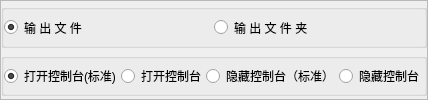
           <widget class="QFrame" name="frame_rb">
            <property name="sizePolicy">
             <sizepolicy hsizetype="Expanding" vsizetype="Expanding">
              <horstretch>0</horstretch>
              <verstretch>20</verstretch>
             </sizepolicy>
            </property>
            <property name="frameShape">
             <enum>QFrame::StyledPanel</enum>
            </property>
            <property name="frameShadow">
             <enum>QFrame::Raised</enum>
            </property>
            <layout class="QVBoxLayout" name="verticalLayout_5">
             <property name="spacing">
              <number>5</number>
             </property>
             <property name="leftMargin">
              <number>0</number>
             </property>
             <property name="topMargin">
              <number>3</number>
             </property>
             <property name="rightMargin">
              <number>0</number>
             </property>
             <property name="bottomMargin">
              <number>3</number>
             </property>
             <item>
              <widget class="QGroupBox" name="groupBox">
               <property name="title">
                <string/>
               </property>
               <layout class="QHBoxLayout" name="horizontalLayout_5">
                <property name="spacing">
                 <number>0</number>
                </property>
                <property name="leftMargin">
                 <number>0</number>
                </property>
                <property name="topMargin">
                 <number>0</number>
                </property>
                <property name="rightMargin">
                 <number>0</number>
                </property>
                <property name="bottomMargin">
                 <number>0</number>
                </property>
                <item>
                 <widget class="QRadioButton" name="rb_OutputMethod_F">
                  <property name="sizePolicy">
                   <sizepolicy hsizetype="Expanding" vsizetype="Expanding">
                    <horstretch>0</horstretch>
                    <verstretch>0</verstretch>
                   </sizepolicy>
                  </property>
                  <property name="text">
                   <string>输 出 文 件</string>
                  </property>
                  <property name="checked">
                   <bool>true</bool>
                  </property>
                  <property name="autoRepeat">
                   <bool>false</bool>
                  </property>
                 </widget>
                </item>
                <item>
                 <widget class="QRadioButton" name="rb_OutputMethod_D">
                  <property name="sizePolicy">
                   <sizepolicy hsizetype="Expanding" vsizetype="Expanding">
                    <horstretch>0</horstretch>
                    <verstretch>0</verstretch>
                   </sizepolicy>
                  </property>
                  <property name="text">
                   <string>输 出 文 件 夹</string>
                  </property>
                 </widget>
                </item>
               </layout>
              </widget>
             </item>
             <item>
              <widget class="QGroupBox" name="groupBox_2">
               <property name="title">
                <string/>
               </property>
               <layout class="QHBoxLayout" name="horizontalLayout_6">
                <property name="spacing">
                 <number>0</number>
                </property>
                <property name="leftMargin">
                 <number>0</number>
                </property>
                <property name="topMargin">
                 <number>0</number>
                </property>
                <property name="rightMargin">
                 <number>0</number>
                </property>
                <property name="bottomMargin">
                 <number>0</number>
                </property>
                <item>
                 <widget class="QRadioButton" name="rb_ConsoleWindowControl_C">
                  <property name="sizePolicy">
                   <sizepolicy hsizetype="Expanding" vsizetype="Expanding">
                    <horstretch>0</horstretch>
                    <verstretch>0</verstretch>
                   </sizepolicy>
                  </property>
                  <property name="text">
                   <string>打开控制台(标准)</string>
                  </property>
                  <property name="checked">
                   <bool>true</bool>
                  </property>
                 </widget>
                </item>
                <item>
                 <widget class="QRadioButton" name="rb_ConsoleWindowControl_NW">
                  <property name="sizePolicy">
                   <sizepolicy hsizetype="Expanding" vsizetype="Expanding">
                    <horstretch>0</horstretch>
                    <verstretch>0</verstretch>
                   </sizepolicy>
                  </property>
                  <property name="text">
                   <string>打开控制台</string>
                  </property>
                 </widget>
                </item>
                <item>
                 <widget class="QRadioButton" name="rb_ConsoleWindowControl_W">
                  <property name="sizePolicy">
                   <sizepolicy hsizetype="Expanding" vsizetype="Expanding">
                    <horstretch>0</horstretch>
                    <verstretch>0</verstretch>
                   </sizepolicy>
                  </property>
                  <property name="text">
                   <string>隐藏控制台（标准）</string>
                  </property>
                 </widget>
                </item>
                <item>
                 <widget class="QRadioButton" name="rb_ConsoleWindowControl_NC">
                  <property name="sizePolicy">
                   <sizepolicy hsizetype="Expanding" vsizetype="Expanding">
                    <horstretch>0</horstretch>
                    <verstretch>0</verstretch>
                   </sizepolicy>
                  </property>
                  <property name="text">
                   <string>隐藏控制台</string>
                  </property>
                 </widget>
                </item>
               </layout>
              </widget>
             </item>
            </layout>
           </widget>
